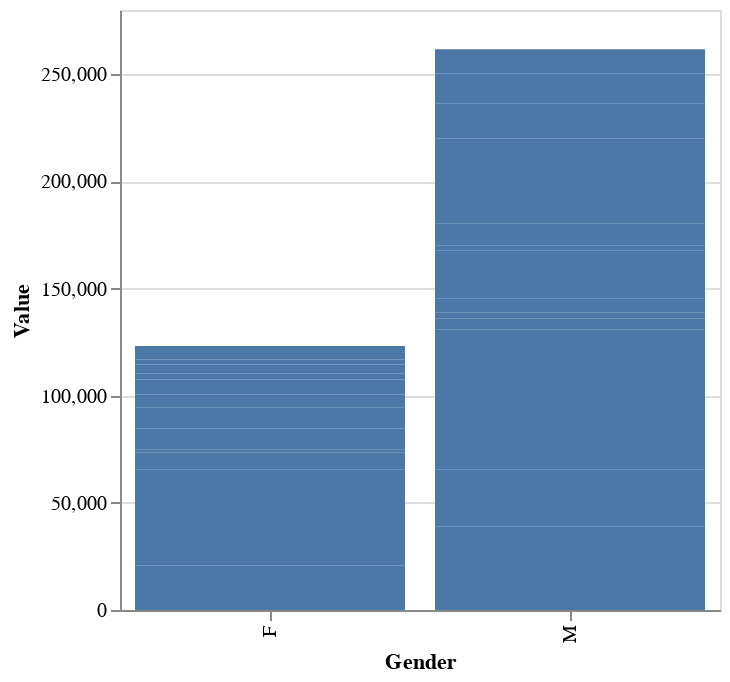

The code cell stored with this chart in its notebook:
### Code cell
alt.Chart(df[df['Gender'] != 'T']).mark_bar().encode(
    x = alt.X('Gender'),
    y = alt.Y('Value')
).properties(width=300)

### Figure 1 — Vega-Lite specification as saved in the notebook (floating-point values rounded to 4 significant figures)
{"config": {"view": {"continuousWidth": 400, "continuousHeight": 300}}, "data": {"name": "data-6b1f748b02bdade7e1e43681b6227949"}, "mark": "bar", "encoding": {"x": {"field": "Gender", "type": "nominal"}, "y": {"field": "Value", "type": "quantitative"}}, "width": 300, "$schema": "https://vega.github.io/schema/vega-lite/v4.17.0.json", "datasets": {"data-6b1f748b02bdade7e1e43681b6227949": [{"Gender": "M", "Age": "TOTAL", "Citizenship": "ITL", "Value": 39131}, {"Gender": "F", "Age": "TOTAL", "Citizenship": "ITL", "Value": 20742}, {"Gender": "M", "Age": "TOTAL", "Citizenship": "FRGAPO", "Value": 26276}, {"Gender": "F", "Age": "TOTAL", "Citizenship": "FRGAPO", "Value": 10048}, {"Gender": "M", "Age": "TOTAL", "Citizenship": "TOTAL", "Value": 65407}, {"Gender": "F", "Age": "TOTAL", "Citizenship": "TOTAL", "Value": 30790}, {"Gender": "M", "Age": "Y18-34", "Citizenship": "ITL", "Value": 5335}, {"Gender": "F", "Age": "Y_UN17", "Citizenship": "ITL", "Value": 3854}, {"Gender": "F", "Age": "Y_GE55", "Citizenship": "TOTAL", "Value": 7996}, {"Gender": "F", "Age": "Y_GE55", "Citizenship": "FRGAPO", "Value": 1593}, {"Gender": "F", "Age": "Y35-54", "Citizenship": "FRGAPO", "Value": 3396}, {"Gender": "M", "Age": "Y_UN17", "Citizenship": "FRGAPO", "Value": 2536}, {"Gender": "M", "Age": "Y_UN17", "Citizenship": "TOTAL", "Value": 6586}, {"Gender": "F", "Age": "Y_GE55", "Citizenship": "ITL", "Value": 6403}, {"Gender": "F", "Age": "Y35-54", "Citizenship": "TOTAL", "Value": 9596}, {"Gender": "M", "Age": "Y_UN17", "Citizenship": "ITL", "Value": 4050}, {"Gender": "F", "Age": "Y35-54", "Citizenship": "ITL", "Value": 6200}, {"Gender": "M", "Age": "Y_GE55", "Citizenship": "TOTAL", "Value": 18314}, {"Gender": "F", "Age": "Y18-34", "Citizenship": "TOTAL", "Value": 6991}, {"Gender": "F", "Age": "Y18-34", "Citizenship": "FRGAPO", "Value": 2706}, {"Gender": "F", "Age": "Y18-34", "Citizenship": "ITL", "Value": 4285}, {"Gender": "M", "Age": "Y_GE55", "Citizenship": "FRGAPO", "Value": 2554}, {"Gender": "M", "Age": "Y35-54", "Citizenship": "FRGAPO", "Value": 10060}, {"Gender": "M", "Age": "Y_GE55", "Citizenship": "ITL", "Value": 15760}, {"Gender": "M", "Age": "Y35-54", "Citizenship": "TOTAL", "Value": 24046}, {"Gender": "M", "Age": "Y18-34", "Citizenship": "TOTAL", "Value": 16461}, {"Gender": "F", "Age": "Y_UN17", "Citizenship": "FRGAPO", "Value": 2353}, {"Gender": "M", "Age": "Y35-54", "Citizenship": "ITL", "Value": 13986}, {"Gender": "M", "Age": "Y18-34", "Citizenship": "FRGAPO", "Value": 11126}, {"Gender": "F", "Age": "Y_UN17", "Citizenship": "TOTAL", "Value": 6207}]}}
